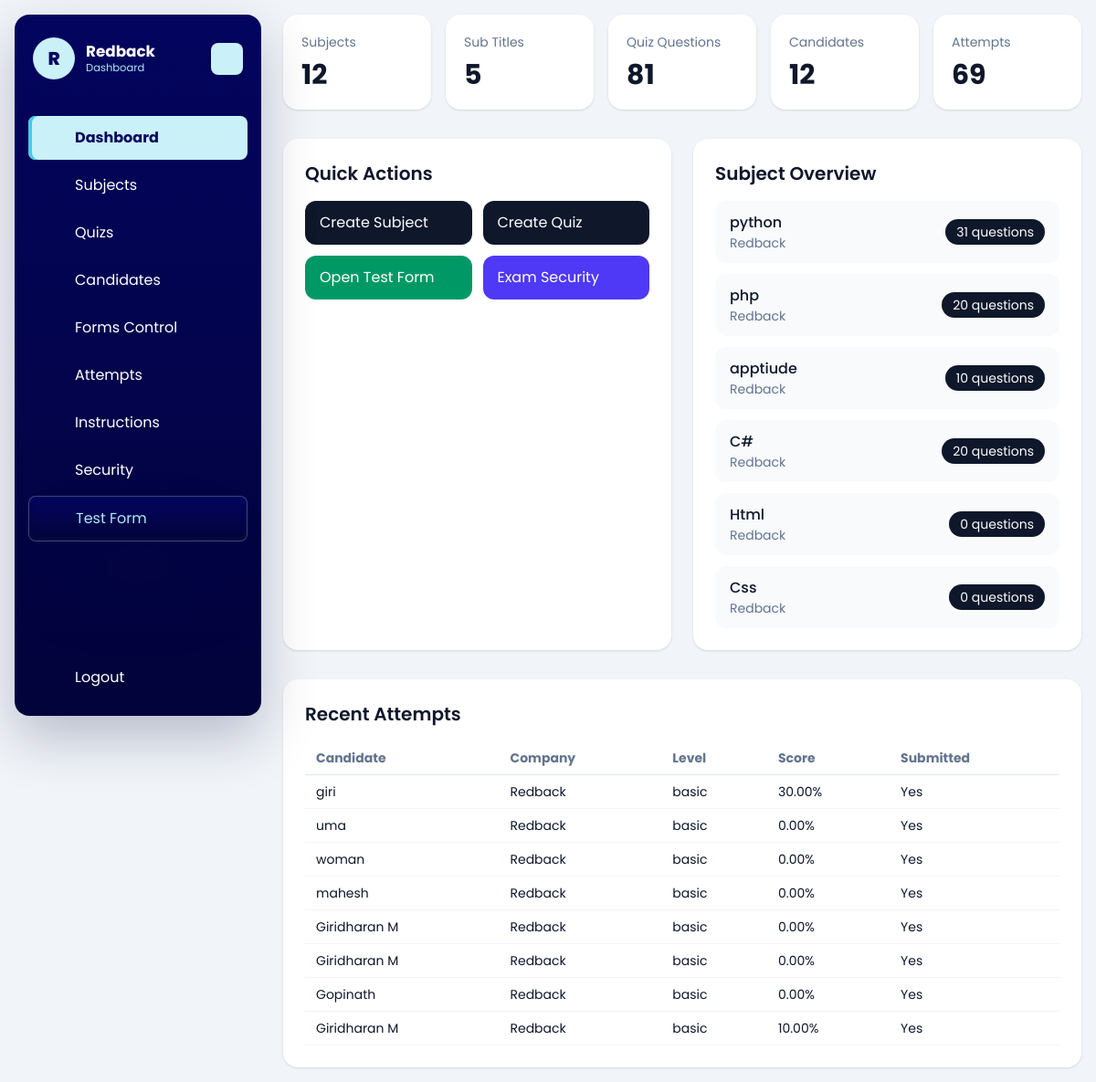
/dashboard/ (signed in), run on an earlier commit of the app's database.
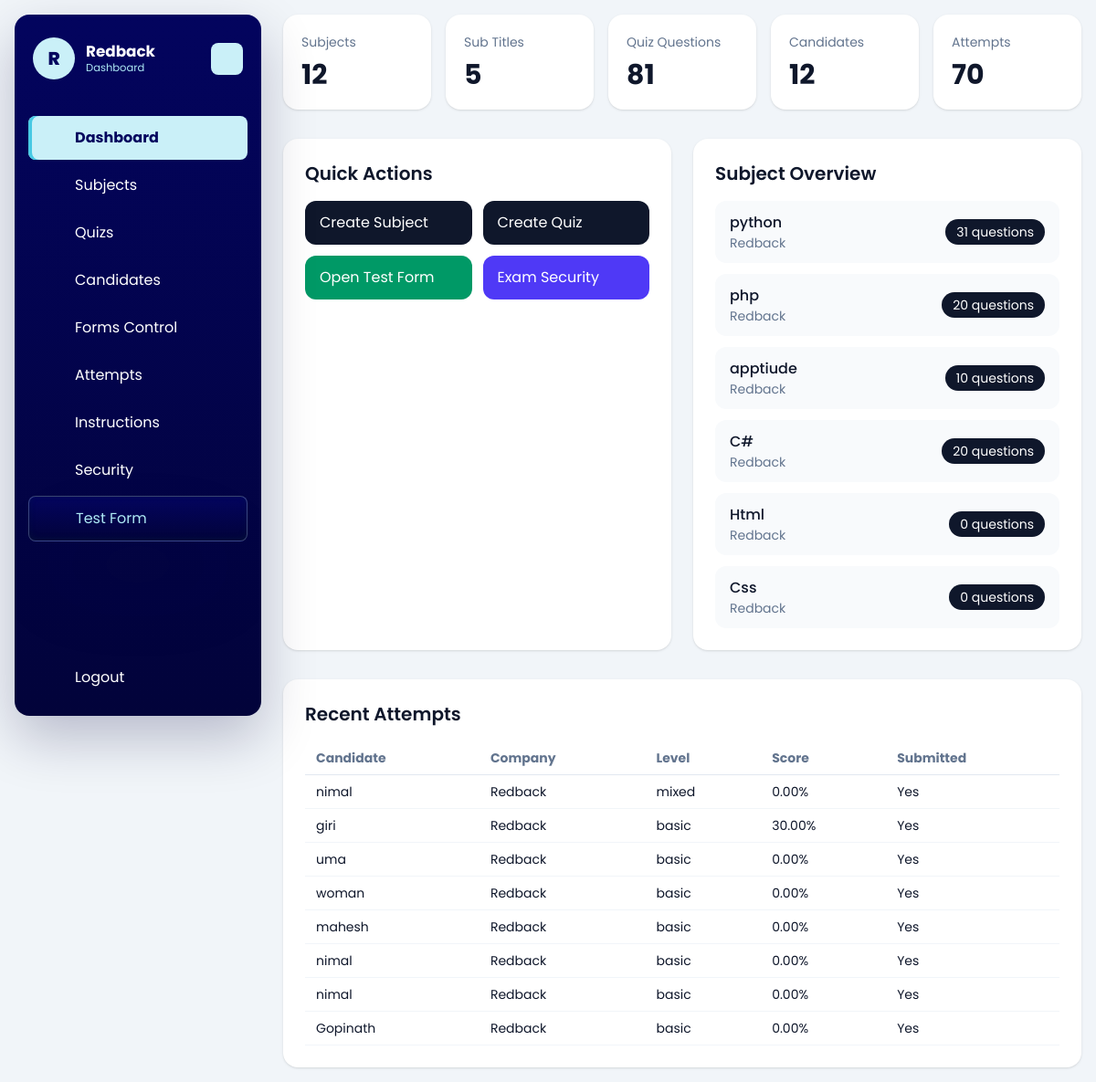
And on a later commit of the database.
### dashboard/models.py (models this page shows, shortened)
class Company(models.Model):
    name = models.CharField(max_length=150)
    image = models.ImageField(upload_to='company/', blank=True, null=True)
    email = models.EmailField(unique=True)
    password = models.CharField(max_length=128)
    is_active = models.BooleanField(default=True)
    test_instructions = models.TextField(
        default=DEFAULT_TEST_INSTRUCTIONS,
        blank=True,
        help_text='Instructions shown to candidates in the online test instructions drawer.',
    )
    allow_full_screen_lock = models.BooleanField(default=False)
    allow_pause_lock = models.BooleanField(default=False)
    allow_tab_switch_guard = models.BooleanField(default=False)
    allow_copy_paste_block = models.BooleanField(default=False)
    allow_right_click_disable = models.BooleanField(default=False)
    full_screen_lock = models.BooleanField(default=False)
    pause_lock = models.BooleanField(default=False)
    tab_switch_guard_enabled = models.BooleanField(default=False)
    copy_paste_block_enabled = models.BooleanField(default=False)
    right_click_disable_enabled = models.BooleanField(default=False)
    max_violation_warnings = models.PositiveIntegerField(default=3)
    exam_control_password = models.CharField(max_length=128, blank=True)
    created_at = models.DateTimeField(auto_now_add=True)
    updated_at = models.DateTimeField(auto_now=True)
    class Meta:
        ordering = ['name']
        verbose_name_plural = 'Companies'

class TestSubject(models.Model):
    company = models.ForeignKey(Company, on_delete=models.CASCADE, related_name='subjects')
    subject = models.CharField(max_length=150)
    subject_svg = models.TextField(blank=True, null=True)
    created_at = models.DateTimeField(auto_now_add=True)
    class Meta:
        ordering = ['subject']
        unique_together = ('company', 'subject')

### quiz/models.py (models this page shows, shortened)
class CandidateTestAttempt(models.Model):
    SESSION_SINGLE = 'single'
    SESSION_MULTI = 'multi'
    SESSION_CHOICES = [
        (SESSION_SINGLE, 'Single'),
        (SESSION_MULTI, 'Multi'),
    ]
    candidate = models.ForeignKey(Candidate, on_delete=models.CASCADE, related_name='attempts')
    company = models.ForeignKey(Company, on_delete=models.CASCADE, related_name='attempts')
    public_slug = models.CharField(max_length=190, unique=True, blank=True, db_index=True)
    session_type = models.CharField(max_length=10, choices=SESSION_CHOICES)
    level = models.CharField(max_length=20)
    question_count = models.PositiveIntegerField()
    duration_minutes = models.PositiveIntegerField()
    selected_subjects = models.JSONField(default=list, blank=True)
    selected_sub_titles = models.JSONField(default=list, blank=True)
    candidate_details_json = models.JSONField(default=dict, blank=True)
    answers_json = models.JSONField(default=list, blank=True)
    correct_count = models.PositiveIntegerField(default=0)
    wrong_count = models.PositiveIntegerField(default=0)
    percentage = models.DecimalField(max_digits=5, decimal_places=2, default=0)
    started_at = models.DateTimeField(blank=True, null=True)
    submitted_at = models.DateTimeField(blank=True, null=True)
    is_submitted = models.BooleanField(default=False)
    is_paused = models.BooleanField(default=False)
    paused_at = models.DateTimeField(blank=True, null=True)
    total_paused_seconds = models.PositiveIntegerField(default=0)
    full_screen_lock_enabled = models.BooleanField(default=False)
    pause_lock_enabled = models.BooleanField(default=False)
    tab_switch_guard_enabled = models.BooleanField(default=False)
    copy_paste_block_enabled = models.BooleanField(default=False)
    right_click_disable_enabled = models.BooleanField(default=False)
    max_violation_warnings = models.PositiveIntegerField(default=3)
    tab_switch_count = models.PositiveIntegerField(default=0)
    warning_count = models.PositiveIntegerField(default=0)
    last_violation_at = models.DateTimeField(blank=True, null=True)
    violation_log_json = models.JSONField(default=list, blank=True)
    created_at = models.DateTimeField(auto_now_add=True)
    class Meta:
        ordering = ['-created_at']

class Candidate(models.Model):
    name = models.CharField(max_length=150)
    email = models.EmailField()
    designation_tech = models.CharField(max_length=150)
    created_at = models.DateTimeField(auto_now_add=True)
    class Meta:
        ordering = ['name']

### dashboard/views.py (the view)
# urls.py: path('', views.dashboard_home, name='home'),
@company_login_required
def dashboard_home(request):
    company = request.company
    context = {
        'subject_count': TestSubject.objects.filter(company=company).count(),
        'subtitle_count': SubTitle.objects.filter(test_subject__company=company).count(),
        'quiz_count': Quiz.objects.filter(test_subject__company=company).count(),
        'candidate_count': Candidate.objects.filter(attempts__company=company).distinct().count(),
        'attempt_count': CandidateTestAttempt.objects.filter(company=company).count(),
        'subjects': TestSubject.objects.filter(company=company).select_related('company').annotate(
            quiz_total=Count('quizzes')
        )[:6],
        'recent_attempts': CandidateTestAttempt.objects.filter(company=company).select_related(
            'candidate', 'company'
        )[:8],
        'company': company,
    }
    return render(request, 'dashboard/home.html', context)

### templates/dashboard/home.html (shortened to what this page needs)
{% extends "base.html" %}
{% block content %}
{% include 'dashboard/header.html' %}
<div id="dashboard-page-content">
<section class="grid gap-4 md:grid-cols-5">
    <div class="rounded-2xl bg-white p-5 shadow-sm">
        <p class="text-sm text-slate-500">Subjects</p>
        <p class="mt-2 text-3xl font-bold">{{ subject_count }}</p>
    </div>
    <div class="rounded-2xl bg-white p-5 shadow-sm">
        <p class="text-sm text-slate-500">Sub Titles</p>
        <p class="mt-2 text-3xl font-bold">{{ subtitle_count }}</p>
    </div>
    <div class="rounded-2xl bg-white p-5 shadow-sm">
        <p class="text-sm text-slate-500">Quiz Questions</p>
        <p class="mt-2 text-3xl font-bold">{{ quiz_count }}</p>
    </div>
    <div class="rounded-2xl bg-white p-5 shadow-sm">
        <p class="text-sm text-slate-500">Candidates</p>
        <p class="mt-2 text-3xl font-bold">{{ candidate_count }}</p>
    </div>
    <div class="rounded-2xl bg-white p-5 shadow-sm">
        <p class="text-sm text-slate-500">Attempts</p>
        <p class="mt-2 text-3xl font-bold">{{ attempt_count }}</p>
    </div>
</section>
<section class="mt-8 grid gap-6 lg:grid-cols-2">
    <div class="rounded-2xl bg-white p-6 shadow-sm">
        <div class="mb-4 flex items-center justify-between">
            <h2 class="text-xl font-semibold">Quick Actions</h2>
        </div>
        <div class="grid gap-3 sm:grid-cols-2">
            <a href="{% url 'dashboard:subject_create' %}" class="rounded-xl bg-slate-900 px-4 py-3 text-white">Create Subject</a>
            <a href="{% url 'dashboard:quiz_create' %}" class="rounded-xl bg-slate-900 px-4 py-3 text-white">Create Quiz</a>
            <a href="{% url 'quiz:start' %}" class="rounded-xl bg-emerald-600 px-4 py-3 text-white">Open Test Form</a>
            <a href="{% url 'dashboard:company_settings' %}" class="rounded-xl bg-indigo-600 px-4 py-3 text-white">Exam Security</a>
        </div>
    </div>
    <div class="rounded-2xl bg-white p-6 shadow-sm">
        <h2 class="text-xl font-semibold">Subject Overview</h2>
        <div class="mt-4 space-y-3">
            {% for subject in subjects %}
                <div class="flex items-center justify-between rounded-xl bg-slate-50 px-4 py-3">
                    <div>
                        <p class="font-medium">{{ subject.subject }}</p>
                        <p class="text-sm text-slate-500">{{ subject.company.name }}</p>
                    </div>
                    <span class="rounded-full bg-slate-900 px-3 py-1 text-sm text-white">{{ subject.quiz_total }} questions</span>
                </div>
            {% empty %}
                <p class="text-slate-500">No subjects created yet.</p>
            {% endfor %}
        </div>
    </div>
</section>
<section class="mt-8 rounded-2xl bg-white p-6 shadow-sm">
    <h2 class="text-xl font-semibold">Recent Attempts</h2>
    <div class="mt-4 overflow-x-auto">
        <table class="min-w-full text-left text-sm">
            <thead class="border-b border-slate-200 text-slate-500">
                <tr>
                    <th class="px-3 py-2">Candidate</th>
                    <th class="px-3 py-2">Company</th>
                    <th class="px-3 py-2">Level</th>
                    <th class="px-3 py-2">Score</th>
                    <th class="px-3 py-2">Submitted</th>
                </tr>
            </thead>
            <tbody>
                {% for attempt in recent_attempts %}
                    <tr class="border-b border-slate-100">
                        <td class="px-3 py-2">{{ attempt.candidate.name }}</td>
                        <td class="px-3 py-2">{{ attempt.company.name }}</td>
                        <td class="px-3 py-2">{{ attempt.level }}</td>
                        <td class="px-3 py-2">{{ attempt.percentage }}%</td>
                        <td class="px-3 py-2">{{ attempt.is_submitted|yesno:"Yes,No" }}</td>
                    </tr>
                {% empty %}
                    <tr>
                        <td colspan="5" class="px-3 py-6 text-center text-slate-500">No test attempts yet.</td>
                    </tr>
                {% endfor %}
            </tbody>
        </table>
    </div>
</section>
</div>
{% endblock %}

### templates/base.html (shortened to what this page needs)
{% load static %}
<!DOCTYPE html>
<html lang="en">
<head>
    <link rel="stylesheet" href="{% static 'css/tailwind-build.css' %}">
</head>
<body class="min-h-screen bg-slate-100 text-slate-900" style="font-family: 'Poppins', sans-serif;">
    <div class="min-h-screen">
        <main class="mx-auto max-w-7xl px-4 py-8">
            {% block content %}{% endblock %}
        </main>
    </div>
</body>
</html>

### templates/dashboard/header.html (shortened to what this page needs)
<aside class="dashboard-sidebar" data-dashboard-sidebar>
    <header class="dashboard-sidebar-header">
        <a href="/" class="dashboard-brand">
            <span class="dashboard-brand-mark">{{ request.company.name|default:"Company"|slice:":1"|upper }}</span>
            <span class="dashboard-brand-text">
                <strong>{{ request.company.name|default:"Company" }}</strong>
                <span>Dashboard</span>
            </span>
        </a>
        <button class="dashboard-toggler dashboard-sidebar-toggler" type="button" aria-label="Toggle sidebar">
        </button>
    </header>
    <nav class="dashboard-sidebar-nav"
        aria-label="Dashboard navigation"
        hx-boost="true"
        hx-target="#dashboard-page-content"
        hx-select="#dashboard-page-content"
        hx-push-url="true">
        <ul class="dashboard-nav-list dashboard-primary-nav">
            {% if request.session.company_id %}
                <li class="dashboard-nav-item">
                    <a href="/dashboard/" class="dashboard-nav-link" data-dashboard-nav-link data-nav-exact>
                        <span class="dashboard-nav-label">Dashboard</span>
                    </a>
                </li>
                <li class="dashboard-nav-item">
                    <a href="/dashboard/subjects/" class="dashboard-nav-link" data-dashboard-nav-link>
                        <span class="dashboard-nav-label">Subjects</span>
                    </a>
                </li>
                <li class="dashboard-nav-item">
                    <a href="/dashboard/quizzes/" class="dashboard-nav-link" data-dashboard-nav-link>
                        <span class="dashboard-nav-label">Quizs</span>
                    </a>
                </li>
                <li class="dashboard-nav-item">
                    <a href="/dashboard/candidates/" class="dashboard-nav-link" data-dashboard-nav-link>
                        <span class="dashboard-nav-label">Candidates</span>
                    </a>
                </li>
                <li class="dashboard-nav-item">
                    <a href="/dashboard/forms-control/" class="dashboard-nav-link" data-dashboard-nav-link>
                        <span class="dashboard-nav-label">Forms Control</span>
                    </a>
                </li>
                <li class="dashboard-nav-item">
                    <a href="/dashboard/attempts/" class="dashboard-nav-link" data-dashboard-nav-link>
                        <span class="dashboard-nav-label">Attempts</span>
                    </a>
                </li>
                <li class="dashboard-nav-item">
                    <a href="/dashboard/settings/instructions/" class="dashboard-nav-link" data-dashboard-nav-link>
                        <span class="dashboard-nav-label">Instructions</span>
                    </a>
                </li>
                <li class="dashboard-nav-item">
                    <a href="/dashboard/settings/security/" class="dashboard-nav-link" data-dashboard-nav-link>
                        <span class="dashboard-nav-label">Security</span>
                    </a>
                </li>
                <li class="dashboard-nav-item">
                    <a href="/quiz/start/" class="dashboard-nav-link is-accent" data-dashboard-nav-link hx-boost="false">
                        <span class="dashboard-nav-label">Test Form</span>
                    </a>
                </li>
            {% endif %}
        </ul>
        {% if request.session.company_id %}
            <ul class="dashboard-nav-list dashboard-secondary-nav">
                <li class="dashboard-nav-item">
                    <a href="/dashboard/logout/" class="dashboard-nav-link is-danger">
                        <span class="dashboard-nav-label">Logout</span>
                    </a>
                </li>
            </ul>
        {% endif %}
    </nav>
</aside>

What changed in the data, as far as the page shows it:
no longer on this page (row unchanged): CandidateTestAttempt: candidate.name "Giridharan M", company.name "Redback", level "basic", percentage "10.00", is_submitted "Yes"
added CandidateTestAttempt: candidate.name "nimal", company.name "Redback", level "mixed", percentage "0.00", is_submitted "Yes"
changed through a linked row, CandidateTestAttempt (number 6 of 8 on the later page): candidate.name "Giridharan M" → "nimal"
changed through a linked row, CandidateTestAttempt (number 7 of 8 on the later page): candidate.name "Giridharan M" → "nimal"
Also different on the page:
{{ attempt_count }}: "69" → "70"
